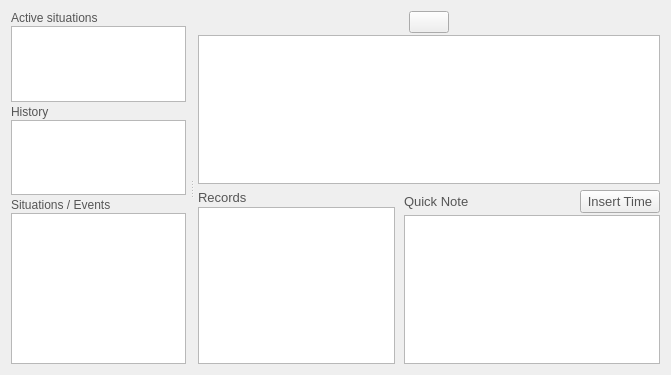
<?xml version="1.0" encoding="UTF-8"?>
<ui version="4.0">
 <class>clUI_Board</class>
 <widget class="QWidget" name="clUI_Board">
  <property name="geometry">
   <rect>
    <x>0</x>
    <y>0</y>
    <width>671</width>
    <height>375</height>
   </rect>
  </property>
  <property name="windowTitle">
   <string>Form</string>
  </property>
  <layout class="QVBoxLayout" name="verticalLayout">
   <item>
    <widget class="QSplitter" name="splitter">
     <property name="orientation">
      <enum>Qt::Horizontal</enum>
     </property>
     <property name="handleWidth">
      <number>8</number>
     </property>
     <widget class="QWidget" name="widget_left" native="true">
      <property name="sizePolicy">
       <sizepolicy hsizetype="Expanding" vsizetype="Preferred">
        <horstretch>1</horstretch>
        <verstretch>0</verstretch>
       </sizepolicy>
      </property>
      <layout class="QVBoxLayout" name="verticalLayout_3">
       <property name="spacing">
        <number>1</number>
       </property>
       <property name="leftMargin">
        <number>0</number>
       </property>
       <property name="topMargin">
        <number>0</number>
       </property>
       <property name="rightMargin">
        <number>2</number>
       </property>
       <property name="bottomMargin">
        <number>0</number>
       </property>
       <item>
        <widget class="QLabel" name="label_3">
         <property name="styleSheet">
          <string notr="true">font: 9pt;
color: #555555;</string>
         </property>
         <property name="text">
          <string>Active situations</string>
         </property>
        </widget>
       </item>
       <item>
        <widget class="QListWidget" name="listWidget_selected_situations">
         <property name="sizePolicy">
          <sizepolicy hsizetype="Expanding" vsizetype="Expanding">
           <horstretch>1</horstretch>
           <verstretch>1</verstretch>
          </sizepolicy>
         </property>
         <property name="contextMenuPolicy">
          <enum>Qt::CustomContextMenu</enum>
         </property>
         <property name="editTriggers">
          <set>QAbstractItemView::NoEditTriggers</set>
         </property>
         <property name="selectionMode">
          <enum>QAbstractItemView::NoSelection</enum>
         </property>
         <property name="flow">
          <enum>QListView::LeftToRight</enum>
         </property>
         <property name="isWrapping" stdset="0">
          <bool>true</bool>
         </property>
        </widget>
       </item>
       <item>
        <spacer name="verticalSpacer_2">
         <property name="orientation">
          <enum>Qt::Vertical</enum>
         </property>
         <property name="sizeType">
          <enum>QSizePolicy::Fixed</enum>
         </property>
         <property name="sizeHint" stdset="0">
          <size>
           <width>20</width>
           <height>2</height>
          </size>
         </property>
        </spacer>
       </item>
       <item>
        <widget class="QLabel" name="label_2">
         <property name="styleSheet">
          <string notr="true">font: 9pt;
color: #555555;</string>
         </property>
         <property name="text">
          <string>History</string>
         </property>
        </widget>
       </item>
       <item>
        <widget class="QTableWidget" name="tableWidget_history">
         <property name="sizePolicy">
          <sizepolicy hsizetype="Expanding" vsizetype="Expanding">
           <horstretch>1</horstretch>
           <verstretch>1</verstretch>
          </sizepolicy>
         </property>
         <property name="styleSheet">
          <string notr="true">QTableWidget {font: 9pt}</string>
         </property>
         <property name="editTriggers">
          <set>QAbstractItemView::NoEditTriggers</set>
         </property>
         <property name="selectionMode">
          <enum>QAbstractItemView::NoSelection</enum>
         </property>
        </widget>
       </item>
       <item>
        <spacer name="verticalSpacer">
         <property name="orientation">
          <enum>Qt::Vertical</enum>
         </property>
         <property name="sizeType">
          <enum>QSizePolicy::Fixed</enum>
         </property>
         <property name="sizeHint" stdset="0">
          <size>
           <width>20</width>
           <height>2</height>
          </size>
         </property>
        </spacer>
       </item>
       <item>
        <widget class="QLabel" name="label">
         <property name="styleSheet">
          <string notr="true">font: 9pt;
color: #555555;</string>
         </property>
         <property name="text">
          <string>Situations / Events</string>
         </property>
        </widget>
       </item>
       <item>
        <widget class="QListWidget" name="listWidget_all_situations_et_events">
         <property name="sizePolicy">
          <sizepolicy hsizetype="Expanding" vsizetype="Expanding">
           <horstretch>1</horstretch>
           <verstretch>2</verstretch>
          </sizepolicy>
         </property>
         <property name="editTriggers">
          <set>QAbstractItemView::NoEditTriggers</set>
         </property>
         <property name="selectionMode">
          <enum>QAbstractItemView::NoSelection</enum>
         </property>
         <property name="sortingEnabled">
          <bool>true</bool>
         </property>
        </widget>
       </item>
      </layout>
     </widget>
     <widget class="QWidget" name="widget_right" native="true">
      <property name="sizePolicy">
       <sizepolicy hsizetype="Expanding" vsizetype="Preferred">
        <horstretch>2</horstretch>
        <verstretch>0</verstretch>
       </sizepolicy>
      </property>
      <layout class="QVBoxLayout" name="verticalLayout_right">
       <property name="spacing">
        <number>2</number>
       </property>
       <property name="leftMargin">
        <number>2</number>
       </property>
       <property name="topMargin">
        <number>0</number>
       </property>
       <property name="rightMargin">
        <number>0</number>
       </property>
       <property name="bottomMargin">
        <number>0</number>
       </property>
       <item>
        <layout class="QHBoxLayout" name="horizontalLayout_buttons">
         <property name="spacing">
          <number>2</number>
         </property>
         <item>
          <widget class="QPushButton" name="pushButton_alarm">
           <property name="sizePolicy">
            <sizepolicy hsizetype="Fixed" vsizetype="Fixed">
             <horstretch>0</horstretch>
             <verstretch>0</verstretch>
            </sizepolicy>
           </property>
           <property name="text">
            <string/>
           </property>
           <property name="icon">
            <iconset resource="resources.qrc">
             <normaloff>:/icons/icons/alarm-clock.png</normaloff>:/icons/icons/alarm-clock.png</iconset>
           </property>
          </widget>
         </item>
         <item>
          <layout class="QHBoxLayout" name="horizontalLayout_RemButtons">
           <property name="spacing">
            <number>3</number>
           </property>
          </layout>
         </item>
        </layout>
       </item>
       <item>
        <widget class="QTextBrowser" name="textBrowser_detail">
         <property name="sizePolicy">
          <sizepolicy hsizetype="Expanding" vsizetype="Expanding">
           <horstretch>1</horstretch>
           <verstretch>0</verstretch>
          </sizepolicy>
         </property>
        </widget>
       </item>
       <item>
        <layout class="QHBoxLayout" name="horizontalLayout_quickNote_et_records">
         <property name="spacing">
          <number>9</number>
         </property>
         <item>
          <layout class="QVBoxLayout" name="verticalLayout_2">
           <property name="spacing">
            <number>2</number>
           </property>
           <property name="topMargin">
            <number>4</number>
           </property>
           <item>
            <widget class="QLabel" name="label_5">
             <property name="sizePolicy">
              <sizepolicy hsizetype="Fixed" vsizetype="Preferred">
               <horstretch>0</horstretch>
               <verstretch>0</verstretch>
              </sizepolicy>
             </property>
             <property name="styleSheet">
              <string notr="true">font: 10pt;
color: #555555</string>
             </property>
             <property name="text">
              <string>Records</string>
             </property>
            </widget>
           </item>
           <item>
            <widget class="QTableWidget" name="tableWidget_recent_records">
             <property name="sizePolicy">
              <sizepolicy hsizetype="Expanding" vsizetype="Expanding">
               <horstretch>1</horstretch>
               <verstretch>0</verstretch>
              </sizepolicy>
             </property>
             <property name="sizeAdjustPolicy">
              <enum>QAbstractScrollArea::AdjustToContents</enum>
             </property>
             <property name="editTriggers">
              <set>QAbstractItemView::NoEditTriggers</set>
             </property>
             <attribute name="horizontalHeaderVisible">
              <bool>false</bool>
             </attribute>
             <attribute name="verticalHeaderVisible">
              <bool>false</bool>
             </attribute>
            </widget>
           </item>
          </layout>
         </item>
         <item>
          <layout class="QVBoxLayout" name="verticalLayout_4">
           <property name="spacing">
            <number>2</number>
           </property>
           <item>
            <layout class="QHBoxLayout" name="horizontalLayout">
             <property name="topMargin">
              <number>4</number>
             </property>
             <item>
              <widget class="QLabel" name="label_4">
               <property name="sizePolicy">
                <sizepolicy hsizetype="Fixed" vsizetype="Preferred">
                 <horstretch>0</horstretch>
                 <verstretch>0</verstretch>
                </sizepolicy>
               </property>
               <property name="styleSheet">
                <string notr="true">font: 10pt;
color: #555555</string>
               </property>
               <property name="text">
                <string>Quick Note</string>
               </property>
              </widget>
             </item>
             <item>
              <spacer name="horizontalSpacer">
               <property name="orientation">
                <enum>Qt::Horizontal</enum>
               </property>
               <property name="sizeHint" stdset="0">
                <size>
                 <width>40</width>
                 <height>20</height>
                </size>
               </property>
              </spacer>
             </item>
             <item>
              <widget class="QPushButton" name="pushButton_time_stamp">
               <property name="styleSheet">
                <string notr="true">QPushButton {  color: #555555;   font: 10pt; }</string>
               </property>
               <property name="text">
                <string>Insert Time</string>
               </property>
               <property name="flat">
                <bool>false</bool>
               </property>
              </widget>
             </item>
            </layout>
           </item>
           <item>
            <widget class="QPlainTextEdit" name="plainTextEdit_quick_note">
             <property name="sizePolicy">
              <sizepolicy hsizetype="Expanding" vsizetype="Expanding">
               <horstretch>2</horstretch>
               <verstretch>0</verstretch>
              </sizepolicy>
             </property>
             <property name="sizeAdjustPolicy">
              <enum>QAbstractScrollArea::AdjustIgnored</enum>
             </property>
            </widget>
           </item>
          </layout>
         </item>
        </layout>
       </item>
      </layout>
     </widget>
    </widget>
   </item>
  </layout>
 </widget>
 <resources>
  <include location="resources.qrc"/>
 </resources>
 <connections/>
</ui>
